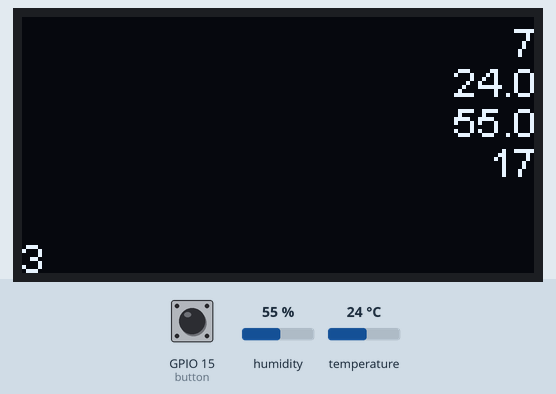
Bench run of a sketch on a simulated ESP8266 (NodeMCU). On the bench: 128×64 one-colour display. The inputs (shaded band) are chosen by the test bench; at power-on: GPIO 15 (button) LOW, humidity 55 %, temperature 24 °C. WiFi joins after 1.5 s; servers stay silent unless stated; uploads are accepted with an empty reply; what the sketch prints to the serial monitor is not drawn.

Above: at 3.2 s.
3.3 s: GPIO 15 (button) pulled HIGH for 0.15 s
At 3.9 s:
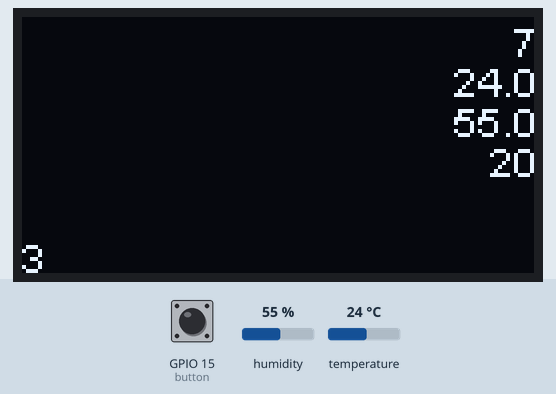
7.9 s: humidity set to 22 %
At 10.6 s:
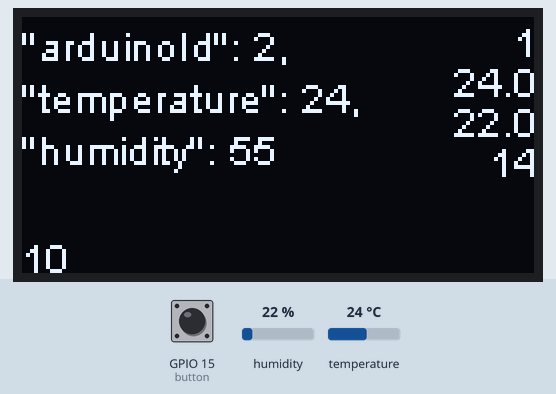
12.4 s: temperature set to 12 °C
At 13.2 s:
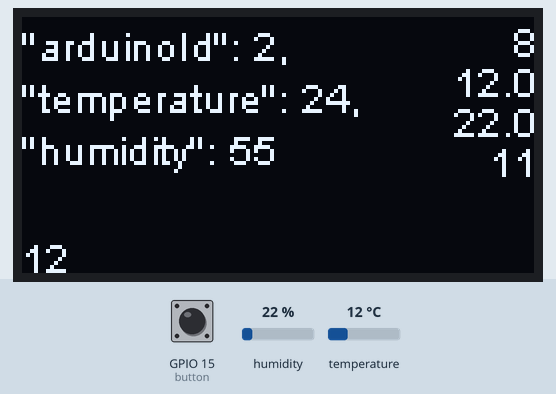
14.3 s: GPIO 15 (button) pulled HIGH for 1 s
At 15.8 s:
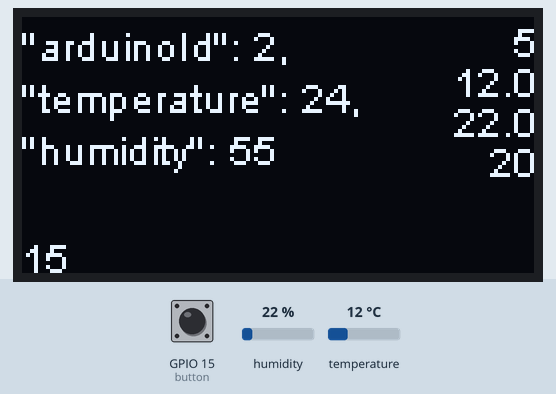
16.8 s: humidity set to 40 %
At 19.1 s:
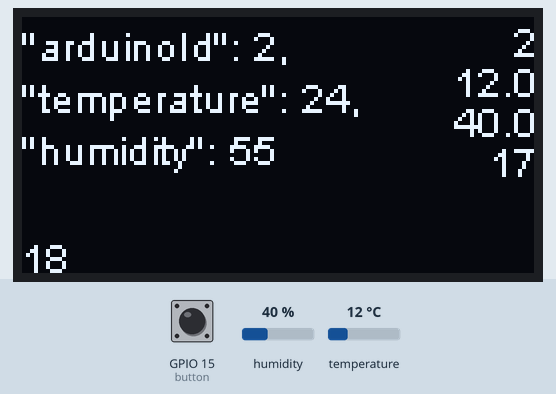
19.3 s: temperature set to 19 °C
At 21.1 s:
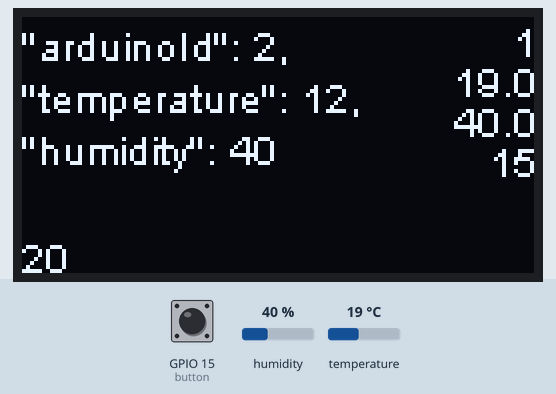
Timing chart, 0 to 22.6 s (numbered marks = the images above; inputs shaded):
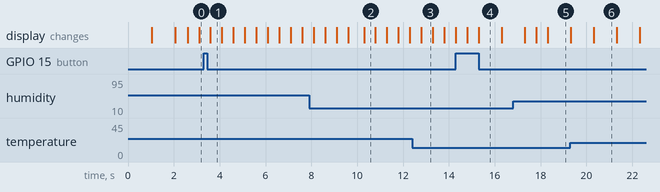

Measured:
- what the display in image 1 shows lasts 0.5 s, from 3.6 s to 4.1 s
- what the display in image 4 shows lasts 1.0 s, from 15.3 s to 16.3 s

The sketch:

arduino_code.ino
```cpp
#include <ArduinoJson.h>
#include <ESP8266WiFi.h>
#include <ESP8266HTTPClient.h>
#include <AM2320.h>
#include <SH1106Wire.h>

#define ID 2

//button pin
const int button = 15;

const int postDelay = 10000;
const int screenDelay = 500;
const int screenOnTime = 20000;
const int sensorDelay = 2500;
unsigned long timerPost = 0;
unsigned long timerScreen = 0;
unsigned long timerScreenOnTime = 0;
unsigned long timerSensor = 0;

// starts the display and sensor
SH1106Wire display (0x3c, 14, 12, GEOMETRY_128_64, I2C_ONE, 100000);
AM2320 sensor;

//the json content
float temperature;
float humidity;


//WiFi info
const char* ssid = "ABB_Indgym_Guest";
const char* password = "Welcome2abb";

//Set url
String URL = "http://easytemp.herokuapp.com/room/";

//a bunch of http stuff
String data;
String prettyData;
String payload;

void setup() {
  initialize();
  wifi();
  pinMode(button, INPUT);
}

void loop() {
  if (digitalRead(button)) {
    timerScreenOnTime = millis();
  }

  //Serial.println(); //for debugging
  // Serial.println(timerScreenOnTime); //for debugging

  if (millis() - timerSensor > sensorDelay) {
    timerSensor = millis();
    sensorMeasure();
    }


  if (millis() - timerScreenOnTime < screenOnTime) {
    // Serial.println("on"); // for debugging
    if (millis() - timerScreen > screenDelay) {
      Serial.print(".");
      timerScreen = millis();
      draw();
    }
  }
  else {
    // Serial.print("off"); // for debugging
    display.clear();
    display.display();
  }
  if (millis() - timerPost > postDelay) {
    Serial.println("post");
    timerPost = millis();
    json();
    post();

  }
  // delay(100); // for debuggin, normally not nessecary since i use a custom nonbraking delay
}

void initialize() { // intializes the screen and sensor
  Serial.begin(115200);
  sensor.begin(14, 12);

  display.setFont(ArialMT_Plain_16);
  display.init();
  display.flipScreenVertically();
}

void wifi() { // connects to the wifi
  WiFi.begin(ssid, password);
  int tries = 1;
  while (WiFi.status() != WL_CONNECTED) {
    display.clear();
    delay(1000);
    Serial.print("Connecting... ");
    display.drawString(0, 0, "Connecting");
    display.drawString(0, 14, String(tries));
    display.display();
    tries += 1;
  }
}

void json() { // creates the json
  Serial.println("Starting JSON");
  data = "";
  prettyData = "";
  StaticJsonDocument<100> doc;
  //  char* json = "{\"arduinoId\":0,\"temperature\":0,\"humidity\":0}";
  //  deserializeJson(doc, json);
  doc["arduinoId"] = ID;
  doc["temperature"] = temperature;
  doc["humidity"] = humidity;
  serializeJson(doc, Serial);
  serializeJson(doc, data);
  serializeJsonPretty(doc, prettyData);
}

void post() { // posts the data string
  HTTPClient http;

  if (WiFi.status() == WL_CONNECTED) {
    //Specify request destination
    http.begin(URL);
    http.addHeader("Content-Type", "application/json");

    //Send the request
    int httpCode = http.POST(data);

    //Check the returning code
    if (httpCode > 0) {
      //Get the request response payload
      payload = http.getString();
      //Print the response payload
      Serial.println(payload);
    }
    //Close connection
    http.end();
  }
}

void sensorMeasure() { // updates the readings from the sensor
  sensor.measure();
  humidity = sensor.getHumidity();
  temperature = sensor.getTemperature();
  Serial.println("measure");
}

void draw() { // draws the things on screen, its in its own function since theres alot of them
  display.clear();
  display.setFont(ArialMT_Plain_10);
  display.drawString(-6, -12, String(prettyData));
  display.drawString(123, 0, String(10 - (millis() - timerPost) / 1000));
  display.drawString(0, 42, String(payload));
  display.drawString(108, 10, String(temperature));
  display.drawString(108, 20, String(humidity));
  display.drawString(117, 30, String((20-(millis() - timerScreenOnTime)/1000)));
  display.drawString(0, 54, String(millis()/1000));
  display.display();
}
```
